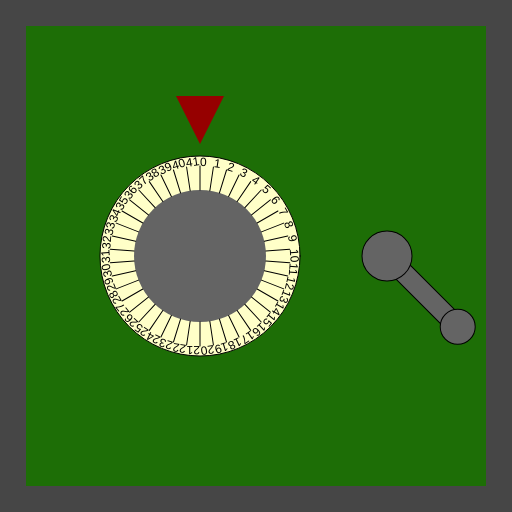
Frame 1 (no input)
Frame 60 (no input): identical to frame 1, image omitted
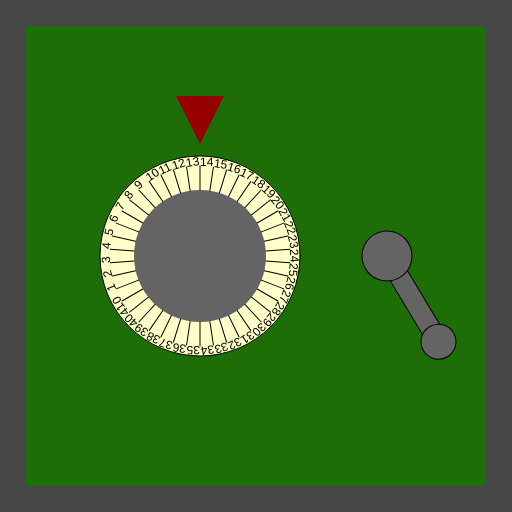
Frame 120 (the mouse pressed at the canvas centre since frame 60)

The p5.js sketch that drew these frames (run headless with seeded random() and noise() and a simulated clock; from frame 60 on, the mouse is pressed at the canvas centre):

// p5.js sketch
// ── sketch.js
/*

Officer: 3721950
CaseNum: 303-0-96125007-3721950

Case 303 - The Case of the Crooked Attorney
Stage 1 - Torvalds' Office

District Attorney Torvalds is well respected in Console City as an upstanding citizen and
enforcer of the law. Of course he’s as crooked as they come. I’ve had enough of having our
hard work at Sleuth and Co undermined by his bribes and back-payments. Let’s take take this
sucker down. I happen to know that Torvalds keeps his incriminating documents spread amongst
several safes in town. I’ll need you to bend the rules a little by breaking into them and
retrieving the incriminating evidence.

The first safe is in Torvald’s office. Crack it by doing the following:

	When the mouse button is pressed:
	- Make hiddenSafeCombination0 equal to 14

	When any key is released:
	- Make hiddenSafeCombination0 equal to 39

	When any key is pressed:
	- Make hiddenSafeCombination0 equal to 15

	When the mouse button is released:
	- Make hiddenSafeCombination0 equal to 9

	When the mouse button is pressed:
	- Make hiddenSafeCombination1 equal to 31

	When the mouse button is released:
	- Make hiddenSafeCombination1 equal to 41

	Whilst the mouse is moving:
	- Make hiddenSafeCombination1 equal to 45

	Whilst the mouse is being dragged:
	- Make hiddenSafeCombination1 equal to 74



There are many possible ways of investigating this case, but you
should use ONLY the following commands:

	- The assignment operator aka. the equals sign !

*/

//declare the variables

var hiddenSafeCombination0;
var hiddenSafeCombination1;


function preload()
{
	//IMAGES WILL BE LOADED HERE

}

function setup()
{
	createCanvas(512,512);

	//initialise the variables
	hiddenSafeCombination0 = 0;
	hiddenSafeCombination1 = 0;

}

///////////////////EVENT HANDLERS///////////////////

//Add your code to these events to open the safe ...

function mouseMoved()
{
	console.log("mouseMoved", mouseX, mouseY);
	
	//Whilst the mouse is moving:
	//- Make hiddenSafeCombination1 equal to 45
	
	hiddenSafeCombination1 = 45;
}

function mouseDragged()
{
	console.log("mouseDragged", mouseX, mouseY);
	
	//Whilst the mouse is being dragged:
	//- Make hiddenSafeCombination1 equal to 74
	
	hiddenSafeCombination1 = 74;
}

function mousePressed()
{
	console.log("mousePressed");
	
	//When the mouse button is pressed:
	//- Make hiddenSafeCombination0 equal to 14
	
	hiddenSafeCombination0 = 14;
	
	//When the mouse button is pressed:
	//- Make hiddenSafeCombination1 equal to 31
	
	hiddenSafeCombination1 = 31;
}

function mouseReleased()
{
	console.log("mouseReleased");
	
	//	When the mouse button is released:
	//- Make hiddenSafeCombination0 equal to 9
	
	hiddenSafeCombination0 = 9;
	
	//When the mouse button is released:
	//- Make hiddenSafeCombination1 equal to 41
	
	hiddenSafeCombination1 = 41;
}

function keyPressed()
{
	console.log("keyPressed", key);
	
	//When any key is pressed:
	//- Make hiddenSafeCombination0 equal to 15
	hiddenSafeCombination0 = 15;
}

function keyReleased()
{
	console.log("keyReleased", key);
	
	//When any key is released:
	//- Make hiddenSafeCombination0 equal to 39
	hiddenSafeCombination0 = 39;
}

///////////////DO NOT CHANGE CODE BELOW THIS POINT///////////////////

function draw()
{


	//Draw the safe door
	background(70);
	noStroke();
	fill(29,110,6);
	rect(26,26,width-52,width-52);

	//Draw the combination dial
	push();
	translate(200,height/2);
	drawDial(200, hiddenSafeCombination0, 42);
	pop();

	//Draw the lever
	push();
	translate(width - 125,256);
	drawLever(hiddenSafeCombination1);
	pop();

}

function drawDial(diameter,num,maxNum)
{
	//the combination lock

	var r = diameter * 0.5;
	var p = r * 0.6;

	stroke(0);
	fill(255,255,200);
	ellipse(0,0,diameter,diameter);
	fill(100);
	noStroke();
	ellipse(0,0,diameter*0.66,diameter*0.66);
	fill(150,0,0);
	triangle(
		-p * 0.4,-r-p,
		p * 0.4,-r-p,
		0,-r-p/5
	);

	noStroke();

	push();
	var inc = 360/maxNum;

	rotate(radians(-num * inc));
	for(var i = 0; i < maxNum; i++)
	{
		push();
		rotate(radians(i * inc));
		stroke(0);
		line(0,-r*0.66,0,-(r-10));
		noStroke();
		fill(0);
		text(i,0,-(r-10));
		pop();
	}

	pop();
}

function drawLever(rot)
{
	push();
	rotate(radians(-rot))
	stroke(0);
	fill(100);
	rect(-10,0,20,100);
	ellipse(0,0,50,50);
	ellipse(0,100,35,35);
	pop();
}
